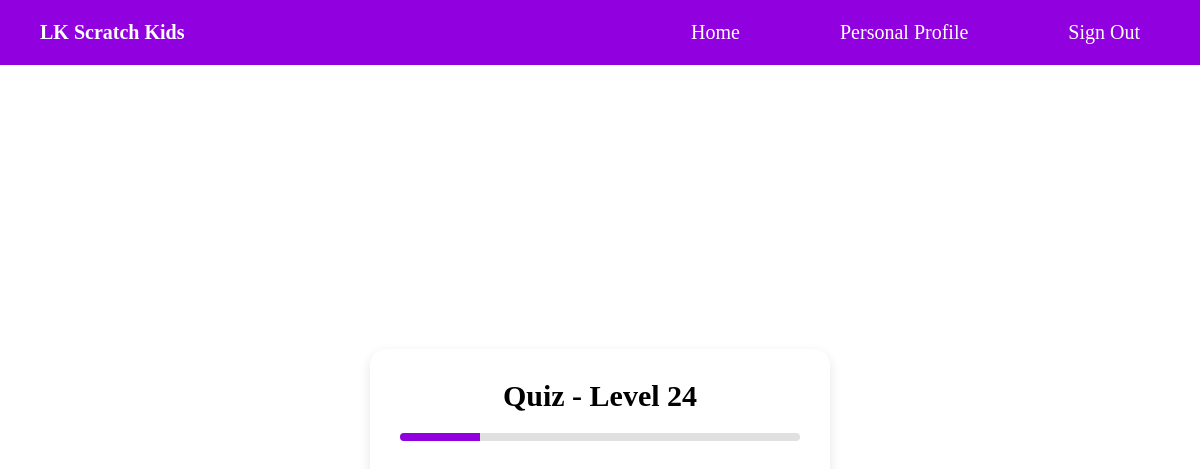
Before: /Student/Questionpaper.php?difficult=24 with the older database file.
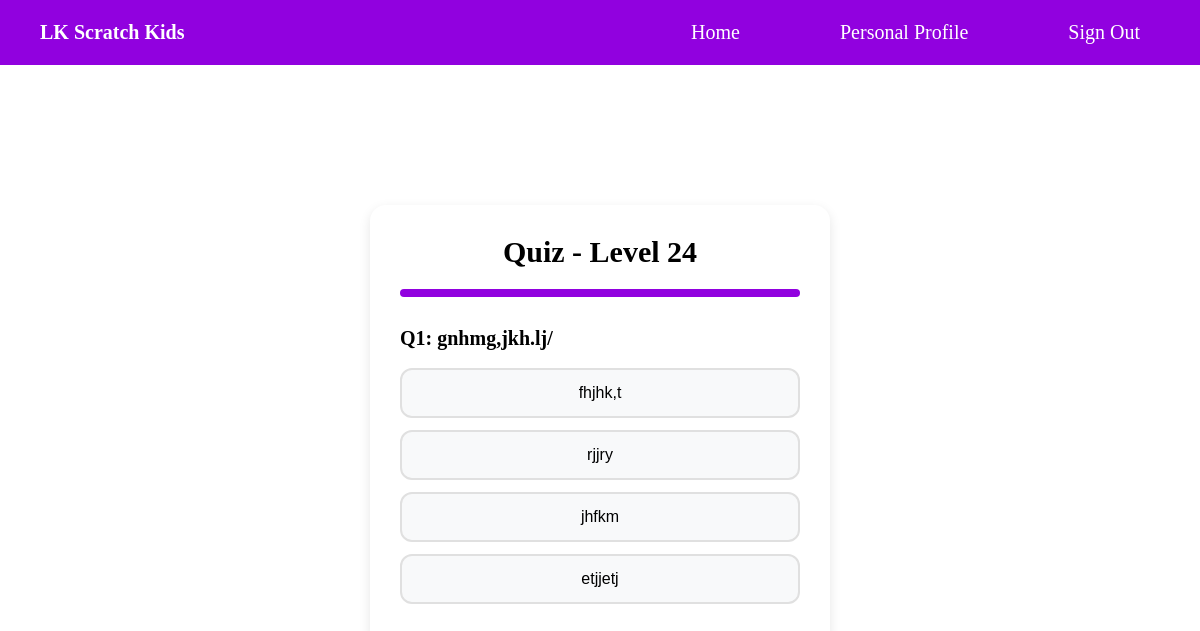
After: the same page with the newer database file.
### tables this page shows
CREATE TABLE `questions` (
  `id` int(11) NOT NULL,
  `question` text NOT NULL,
  `difficult` int(11) NOT NULL,
  `option1` varchar(255) NOT NULL,
  `option2` varchar(255) NOT NULL,
  `option3` varchar(255) NOT NULL,
  `option4` varchar(255) NOT NULL,
  `answer` int(11) NOT NULL CHECK (`answer` between 1 and 4)
);

### Student/Questionpaper.php (the view, shortened to what this page needs)
</html>
<?php
include '../phpfile/connect.php';
$difficulty = $_GET['difficult'];
$sql = "SELECT * FROM questions WHERE difficult = $difficulty";
$result = mysqli_query($connect, $sql);
include '../resheadAfterLogin.php';
?>
<!DOCTYPE html>
<html lang="en">
<head>
  <link rel="stylesheet" href="../cssfile/headeraf.css">
  <link rel="stylesheet" href="../cssfile/quizpaper.css">
</head>
<body>
  <div class="quizbody">
    <div class="quiz-container">
      <h2 class="quiz-title">Quiz - Level <?php echo $difficulty; ?></h2>
      <div class="progress-bar">
        <div class="progress-bar-fill" id="progressFill"></div>
      </div>
      <form action="submit_answers.php" method="POST" id="quizForm">
        <?php
        if ($result->num_rows > 0) {
            $i = 1;
            while ($row = $result->fetch_assoc()) {
                echo "<div class='question-block' data-qid='{$row['id']}'>";
                echo "<p class='question-text'><b>Q$i: {$row['question']}</b></p>";
                echo "<div class='options'>";
                for ($j = 1; $j <= 4; $j++) {
                    $optionText = htmlspecialchars($row["option$j"]);
                    echo "<button type='button' class='option-btn' data-qid='{$row['id']}' data-value='$j'>$optionText</button>";
                }
                echo "</div>";
                echo "</div>";
                $i++;
            }
        }
        ?>
      </form>
    </div>
  </div>
</body>
</html>

Changed rows visible on the page:
added questions: question "gnhmg,jkh.lj/", option1 "fhjhk,t", option2 "rjjry", option3 "jhfkm", option4 "etjjetj"
